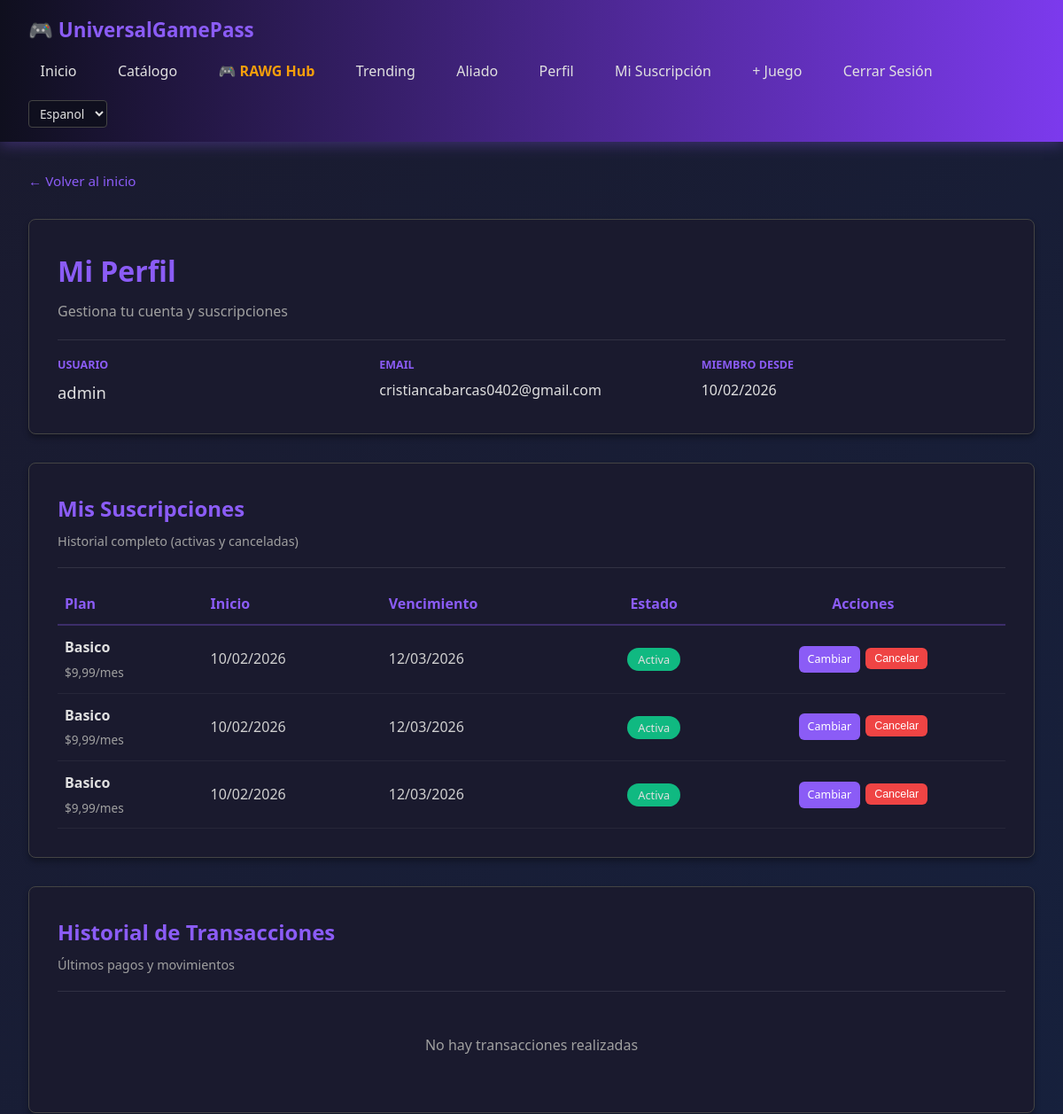
The page /accounts/profile/ (signed in, upper part) on the database as committed earlier.
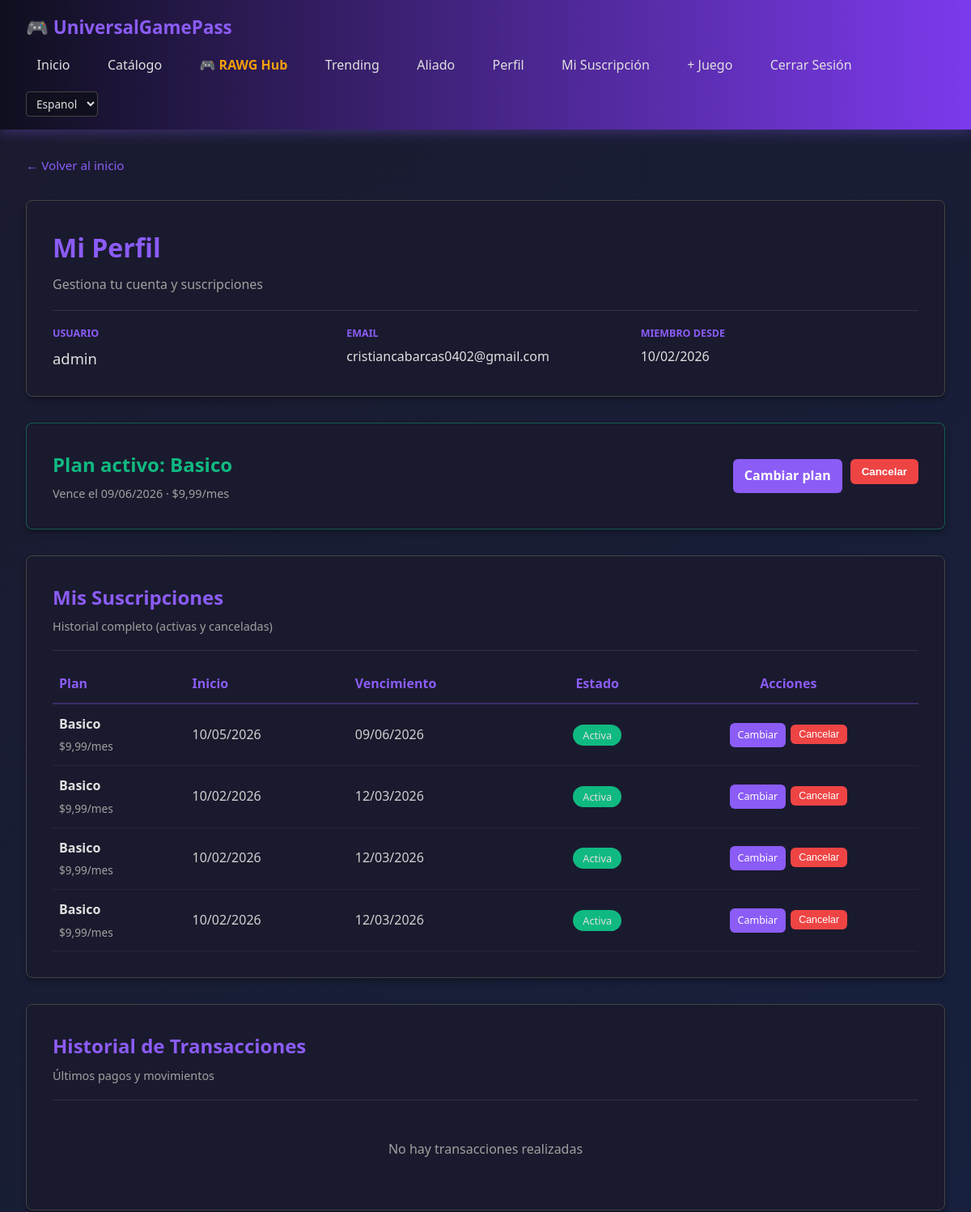
The same page on the database as committed later.
### core/models.py (models this page shows, shortened)
class Suscripcion(models.Model):
    user = models.ForeignKey(settings.AUTH_USER_MODEL, on_delete=models.CASCADE, related_name='suscripciones')
    plan = models.ForeignKey(Plan, on_delete=models.PROTECT, related_name='suscripciones_activas')
    inicio = models.DateTimeField()
    fin = models.DateTimeField()
    activa = models.BooleanField(default=True)
    renovacion_automatica = models.BooleanField(default=True)
    class Meta:
        ordering = ['-inicio']

class Plan(models.Model):
    nombre = models.CharField(max_length=100)
    duracion_dias = models.PositiveIntegerField()
    precio_mensual = models.DecimalField(max_digits=10, decimal_places=2, default=9.99)
    descripcion = models.TextField(blank=True)
    activo = models.BooleanField(default=True)
    creado_en = models.DateTimeField(null=True, blank=True)

### core/views/web_views.py (the view)
# urls.py: path("accounts/profile/", ProfileView.as_view(), name="profile"),
class ProfileView(LoginRequiredMixin, View):
    def get(self, request):
        suscripciones = Suscripcion.objects.filter(user=request.user)
        transacciones = Transaccion.objects.filter(user=request.user)[:10]
        suscripcion_activa = obtener_suscripcion_activa(request.user)
        return render(request, "core/profile.html", {
            "user": request.user,
            "suscripciones": suscripciones,
            "transacciones": transacciones,
            "suscripcion_activa": suscripcion_activa,
        })

### core/services.py (called while the page is built)
def obtener_suscripcion_activa(user):
    if not user.is_authenticated:
        return None
    ahora = timezone.now()
    return (
        Suscripcion.objects.filter(
            user=user,
            activa=True,
            inicio__lte=ahora,
            fin__gte=ahora,
        )
        .select_related("plan")
        .order_by("-fin")
        .first()
    )

### core/templates/core/profile.html (shortened to what the changed rows need)
{% extends 'core/base.html' %}
{% block content %}
<div class="container">
  <div class="card">
    <div style="border-bottom: 1px solid rgba(255,255,255,0.1); padding-bottom: 18px; margin-bottom: 18px;">
      <h1 style="margin: 0 0 8px; color: #8b5cf6;">Mi Perfil</h1>
    </div>
  </div>
  {% if suscripcion_activa %}
    <div class="card" style="border: 1px solid rgba(16, 185, 129, 0.4);">
      <div style="display: flex; justify-content: space-between; align-items: center; flex-wrap: wrap; gap: 15px;">
        <div>
          <h2 style="margin: 0 0 4px; color: #10b981;">Plan activo: {{ suscripcion_activa.plan.nombre }}</h2>
          <p style="margin: 0; color: #a0a0a0; font-size: 0.9rem;">Vence el {{ suscripcion_activa.fin|date:'d/m/Y' }} · ${{ suscripcion_activa.plan.precio_mensual }}/mes</p>
        </div>
        <div style="display: flex; gap: 10px; flex-wrap: wrap;">
          <a href="{% url 'suscripcion_form' %}" class="btn btn-primary" style="padding: 8px 14px;">Cambiar plan</a>
          <form method="post" action="{% url 'cancelar_suscripcion' %}" onsubmit="return confirm('¿Seguro que quieres cancelar tu suscripción?');" style="margin: 0;">
            <button type="submit" class="btn" style="padding: 8px 14px; background: #ef4444; color: white;">Cancelar</button>
          </form>
        </div>
      </div>
    </div>
  {% endif %}
  <div class="card">
    <div style="border-bottom: 1px solid rgba(255,255,255,0.1); padding-bottom: 18px; margin-bottom: 18px;">
      <h2 style="margin: 0; color: #8b5cf6;">Mis Suscripciones</h2>
    </div>
    {% if suscripciones %}
      <div style="overflow-x: auto;">
        <table style="width: 100%; border-collapse: collapse;">
          <thead>
            <tr style="border-bottom: 2px solid rgba(139, 92, 246, 0.3);">
              <th style="text-align: left; padding: 10px 8px; color: #8b5cf6;">Plan</th>
              <th style="text-align: left; padding: 10px 8px; color: #8b5cf6;">Inicio</th>
              <th style="text-align: left; padding: 10px 8px; color: #8b5cf6;">Vencimiento</th>
              <th style="text-align: center; padding: 10px 8px; color: #8b5cf6;">Estado</th>
              <th style="text-align: center; padding: 10px 8px; color: #8b5cf6;">Acciones</th>
            </tr>
          </thead>
          <tbody>
            {% for suscripcion in suscripciones %}
              <tr style="border-bottom: 1px solid rgba(255,255,255,0.05);">
                <td style="padding: 12px 8px;">
                  <strong>{{ suscripcion.plan.nombre }}</strong>
                  <p style="margin: 4px 0 0; font-size: 0.85rem; color: #a0a0a0;">${{ suscripcion.plan.precio_mensual }}/mes</p>
                </td>
                <td style="padding: 12px 8px; color: #d0d0d0;">{{ suscripcion.inicio|date:'d/m/Y' }}</td>
                <td style="padding: 12px 8px; color: #d0d0d0;">{{ suscripcion.fin|date:'d/m/Y' }}</td>
                <td style="padding: 12px 8px; text-align: center;">
                  {% if suscripcion.activa %}
                    <span style="background: #10b981; padding: 4px 12px; border-radius: 20px; font-size: 0.8rem;">Activa</span>
                  {% else %}
                    <span style="background: #ef4444; padding: 4px 12px; border-radius: 20px; font-size: 0.8rem;">Cancelada</span>
                  {% endif %}
                </td>
                <td style="padding: 12px 8px; text-align: center;">
                  {% if suscripcion.activa %}
                    <div style="display: flex; gap: 6px; justify-content: center; flex-wrap: wrap;">
                      <a href="{% url 'suscripcion_form' %}" style="background: #8b5cf6; color: white; padding: 5px 10px; border-radius: 6px; font-size: 0.78rem; text-decoration: none;">Cambiar</a>
                      <form method="post" action="{% url 'cancelar_suscripcion' %}" onsubmit="return confirm('¿Cancelar esta suscripción?');" style="margin: 0;">
                        <button type="submit" style="background: #ef4444; color: white; padding: 5px 10px; border-radius: 6px; font-size: 0.78rem; border: none; cursor: pointer;">Cancelar</button>
                      </form>
                    </div>
                  {% else %}
                    <span style="color: #6b7280; font-size: 0.85rem;">—</span>
                  {% endif %}
                </td>
              </tr>
            {% endfor %}
          </tbody>
        </table>
      </div>
    {% else %}
      <div class="alert alert-warning">
        <strong>Sin suscripciones</strong> — No tienes suscripciones activas.
        <a href="{% url 'suscripcion_form' %}" style="color: #8b5cf6; font-weight: 600;">Crear una ahora →</a>
      </div>
    {% endif %}
  </div>
  <div class="card">
    <div style="border-bottom: 1px solid rgba(255,255,255,0.1); padding-bottom: 18px; margin-bottom: 18px;">
      <h2 style="margin: 0; color: #8b5cf6;">Historial de Transacciones</h2>
    </div>
  </div>
</div>
{% endblock %}

Rows that differ between the two databases and show on the page:
added Suscripcion: plan.nombre "Basico", fin "09/06/2026", plan.precio_mensual "9,99", inicio "10/05/2026", activa "Activa"
Other text that changed with them:
text now shown: "Plan activo: Vence el · $ /mes Cambiar plan Cancelar"
